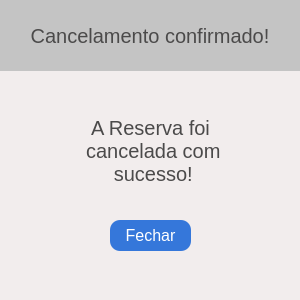
<?xml version="1.0" encoding="UTF-8"?>
<ui version="4.0">
 <class>ConfirmarCancelamento</class>
 <widget class="QMainWindow" name="ConfirmarCancelamento">
  <property name="geometry">
   <rect>
    <x>0</x>
    <y>0</y>
    <width>300</width>
    <height>300</height>
   </rect>
  </property>
  <property name="minimumSize">
   <size>
    <width>300</width>
    <height>300</height>
   </size>
  </property>
  <property name="maximumSize">
   <size>
    <width>300</width>
    <height>550</height>
   </size>
  </property>
  <property name="cursor">
   <cursorShape>ArrowCursor</cursorShape>
  </property>
  <property name="windowTitle">
   <string>Sistema de estacionamento - Confirmação da reserva</string>
  </property>
  <property name="windowIcon">
   <iconset>
    <normaloff>imagens/seguro-de-automovel.png</normaloff>imagens/seguro-de-automovel.png</iconset>
  </property>
  <property name="styleSheet">
   <string notr="true">background-color: rgb(242, 237, 237);</string>
  </property>
  <widget class="QWidget" name="centralwidget">
   <widget class="QLabel" name="label">
    <property name="geometry">
     <rect>
      <x>0</x>
      <y>0</y>
      <width>300</width>
      <height>71</height>
     </rect>
    </property>
    <property name="font">
     <font>
      <family>Segoe UI</family>
      <pointsize>15</pointsize>
      <weight>50</weight>
      <italic>false</italic>
      <bold>false</bold>
     </font>
    </property>
    <property name="styleSheet">
     <string notr="true">background-color: rgb(196, 196, 196);
color: rgb(75, 74, 74);

padding: 10px;
border:none;</string>
    </property>
    <property name="text">
     <string>Cancelamento confirmado!</string>
    </property>
    <property name="alignment">
     <set>Qt::AlignCenter</set>
    </property>
   </widget>
   <widget class="QLabel" name="label_2">
    <property name="geometry">
     <rect>
      <x>60</x>
      <y>90</y>
      <width>181</width>
      <height>121</height>
     </rect>
    </property>
    <property name="font">
     <font>
      <pointsize>15</pointsize>
     </font>
    </property>
    <property name="styleSheet">
     <string notr="true">color: rgb(75, 74, 74);
</string>
    </property>
    <property name="text">
     <string>A Reserva foi
 cancelada com
 sucesso!</string>
    </property>
    <property name="alignment">
     <set>Qt::AlignCenter</set>
    </property>
   </widget>
   <widget class="QPushButton" name="btnFechar">
    <property name="geometry">
     <rect>
      <x>110</x>
      <y>220</y>
      <width>81</width>
      <height>31</height>
     </rect>
    </property>
    <property name="font">
     <font>
      <pointsize>12</pointsize>
     </font>
    </property>
    <property name="cursor">
     <cursorShape>PointingHandCursor</cursorShape>
    </property>
    <property name="styleSheet">
     <string notr="true">border: none;
border-radius:10px;
background-color: rgb(53, 119, 218);
color: rgb(255, 255, 255);</string>
    </property>
    <property name="text">
     <string>Fechar</string>
    </property>
   </widget>
  </widget>
  <widget class="QMenuBar" name="menubar">
   <property name="geometry">
    <rect>
     <x>0</x>
     <y>0</y>
     <width>300</width>
     <height>22</height>
    </rect>
   </property>
  </widget>
  <widget class="QStatusBar" name="statusbar"/>
 </widget>
 <resources/>
 <connections/>
</ui>
